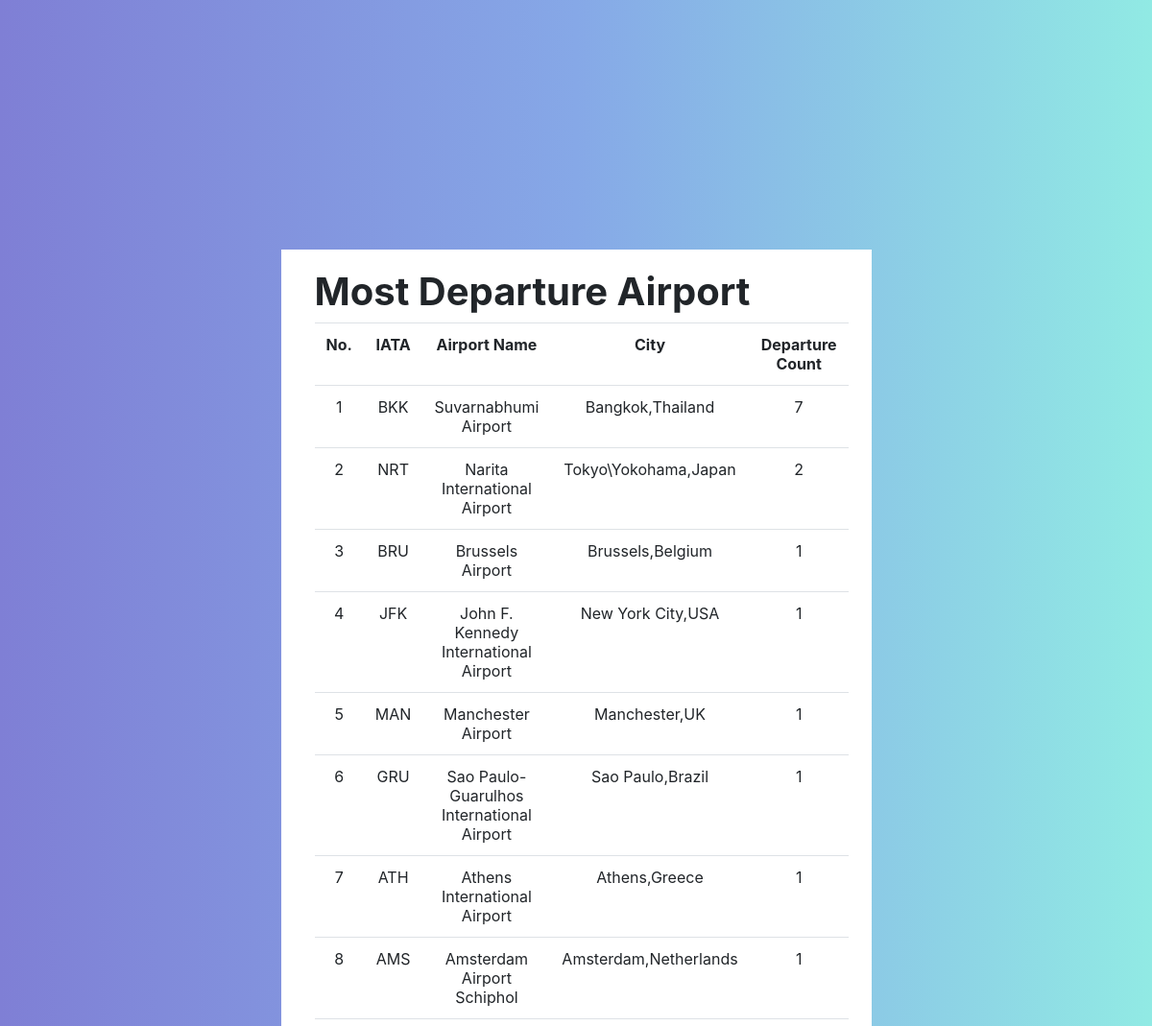
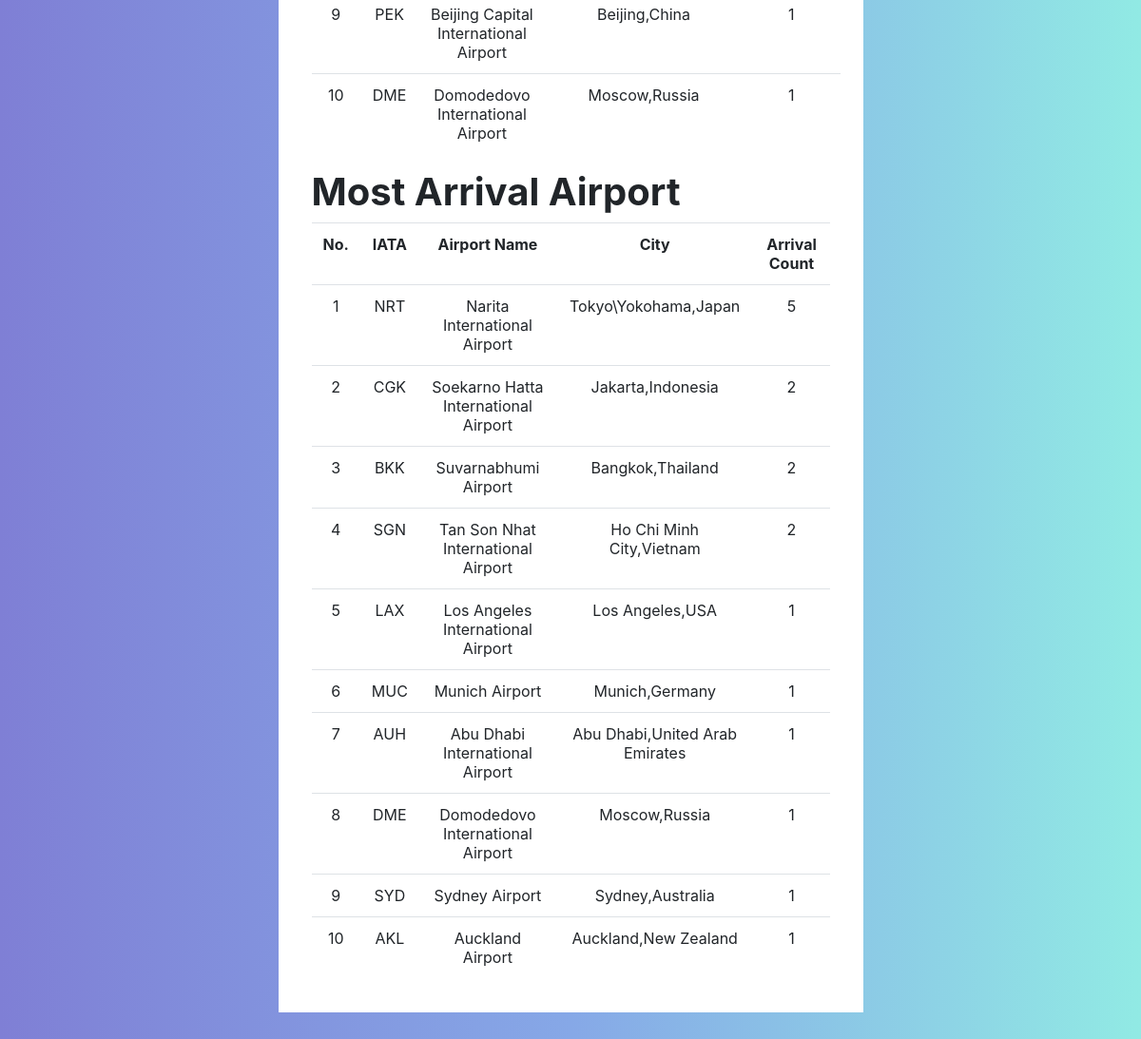
Screenshot of /admin/Ana_MostFlightAirport.php with the database file from the repository (2 pictures, top to bottom).
### tables this page shows
CREATE TABLE `Airport` (
  `AirportID` varchar(3) NOT NULL,
  `AirportName` text NOT NULL,
  `Address` text NOT NULL,
  `AirportTax` float NOT NULL
);

### admin/Ana_MostFlightAirport.php (the view, shortened to what this page needs)
<?php
    $db = mysqli_connect("localhost","root","","airline");
    $Dsql = "SELECT Airport.AirportID AS IATA,Airport.AirportName AS AirportName,Airport.Address AS Country,COUNT(*) AS Departure_Count
            FROM Airport JOIN Route ON Airport.AirportID = Route.Origin
            JOIN Flight ON Route.RouteID = Flight.RouteID
            GROUP BY Airport.AirportID
            ORDER BY Departure_Count DESC
            LIMIT 10";
    $Dquery = mysqli_query($db,$Dsql);
    $DCount = 1;
    $Asql = "SELECT Airport.AirportID AS IATA,Airport.AirportName AS AirportName,Airport.Address AS Country,COUNT(*) AS Arrival_Count
            FROM Airport JOIN Route ON Airport.AirportID = Route.Destination
            JOIN Flight ON Route.RouteID = Flight.RouteID
            GROUP BY Airport.AirportID
            ORDER BY Arrival_Count DESC
            LIMIT 10";
    $Aquery = mysqli_query($db,$Asql);
    $ACount = 1;
?>
<link rel="stylesheet" type="text/css" href="StaffStyle.css">
<link rel="stylesheet" href="https://use.fontawesome.com/releases/v5.8.2/css/all.css">
<link rel="stylesheet" href="https://maxcdn.bootstrapcdn.com/bootstrap/4.3.1/css/bootstrap.min.css">
<!DOCTYPE html>
    <head>
    </head>
    <body>
    <div class="row d-flex justify-content-center">
    <div class="card-container col-md-6">
    <div class="card-body">
        <div>
            <h1><b>Most Departure Airport</b></h1>
            <table class='table text-center'>
                <tr>
                    <td><b>No.</b></td>
                    <td><b>IATA</b></td>
                    <td><b>Airport Name</b></td>
                    <td><b>City</b></td>
                    <td><b>Departure Count</b></td>
                </tr>
                <?php
                if($Dquery) {
                    while($row1= mysqli_fetch_array($Dquery)) {
                        echo "<tr>";
                        echo "<td>".$DCount."</td>";
                        echo "<td>".$row1["IATA"]."</td>";
                        echo "<td>".$row1["AirportName"]."</td>";
                        echo "<td>".$row1["Country"]."</td>";
                        echo "<td>".$row1["Departure_Count"]."</td>";
                        $DCount++;
                        echo "</tr>";
                    }
                }
                ?>
            </table>
        </div>
        <div>
        <h1><b>Most Arrival Airport</b></h1>
            <table class='table text-center'>
                <tr>
                    <td><b>No.</b></td>
                    <td><b>IATA</b></td>
                    <td><b>Airport Name</b></td>
                    <td><b>City</b></td>
                    <td><b>Arrival Count</b></td>
                </tr>
                <?php
                if($Aquery) {
                    while($row2= mysqli_fetch_array($Aquery)) {
                        echo "<tr>";
                        echo "<td>".$ACount."</td>";
                        echo "<td>".$row2["IATA"]."</td>";
                        echo "<td>".$row2["AirportName"]."</td>";
                        echo "<td>".$row2["Country"]."</td>";
                        echo "<td>".$row2["Arrival_Count"]."</td>";
                        $ACount++;
                        echo "</tr>";
                    }
                }
                ?>
            </table>
        </div>
            </div>
    </div>
    </div>
    </body>
</html>

### admin/StaffStyle.css (style rules this page uses)
body { font-family: 'Roboto', sans-serif; overflow: scroll; position: absolute; text-align: center; width: 100%; background: linear-gradient(to right, #7f7fd5, #86a8e7, #91eae4); bottom: 15%; height: 100%; top:10%; }
.card-container { background-color: #ffffff; }

### rows the page displays
airport: AirportID "BKK", AirportName "Suvarnabhumi Airport", Address "Bangkok,Thailand", Departure_Count "7", Arrival_Count "2"
airport: AirportID "NRT", AirportName "Narita International Airport", Address "Tokyo\\Yokohama,Japan", Departure_Count "2", Arrival_Count "5"
airport: AirportID "BRU", AirportName "Brussels Airport", Address "Brussels,Belgium", Departure_Count "1"
airport: AirportID "JFK", AirportName "John F. Kennedy International Airport", Address "New York City,USA", Departure_Count "1"
airport: AirportID "MAN", AirportName "Manchester Airport", Address "Manchester,UK", Departure_Count "1"
airport: AirportID "GRU", AirportName "Sao Paulo-Guarulhos International Airport", Address "Sao Paulo,Brazil", Departure_Count "1"
airport: AirportID "ATH", AirportName "Athens International Airport", Address "Athens,Greece", Departure_Count "1"
airport: AirportID "AMS", AirportName "Amsterdam Airport Schiphol", Address "Amsterdam,Netherlands", Departure_Count "1"
airport: AirportID "PEK", AirportName "Beijing Capital International Airport", Address "Beijing,China", Departure_Count "1"
airport: AirportID "DME", AirportName "Domodedovo International Airport", Address "Moscow,Russia", Departure_Count "1", Arrival_Count "1"
airport: AirportID "CGK", AirportName "Soekarno Hatta International Airport", Address "Jakarta,Indonesia", Arrival_Count "2"
airport: AirportID "SGN", AirportName "Tan Son Nhat International Airport", Address "Ho Chi Minh City,Vietnam", Arrival_Count "2"
airport: AirportID "LAX", AirportName "Los Angeles International Airport", Address "Los Angeles,USA", Arrival_Count "1"
airport: AirportID "MUC", AirportName "Munich Airport", Address "Munich,Germany", Arrival_Count "1"
airport: AirportID "AUH", AirportName "Abu Dhabi International Airport", Address "Abu Dhabi,United Arab Emirates", Arrival_Count "1"
airport: AirportID "SYD", AirportName "Sydney Airport", Address "Sydney,Australia", Arrival_Count "1"
airport: AirportID "AKL", AirportName "Auckland Airport", Address "Auckland,New Zealand", Arrival_Count "1"
